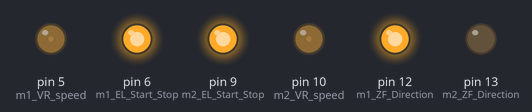
The sketch below on a simulated Arduino Uno, built with avr-gcc and run on an emulated ATmega328P. On the bench: output pins drawn as LEDs (lit = HIGH).

Above: at 0.1 s.
Timing chart, 0 to 1.6 s (numbered marks = the images above):
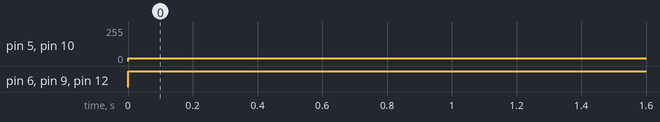

The sketch:

t1.ino
```cpp
int m1_EL_Start_Stop=6;  //EL
int m1_ZF_Direction=12;  // ZF
int m1_VR_speed=5;     //VR

int m2_EL_Start_Stop=9;  //EL
int m2_ZF_Direction=13;  // ZF
int m2_VR_speed=10;      //VR

int speed=20; //0-255


void setup() {
pinMode(m1_EL_Start_Stop, OUTPUT);//stop/start - EL
pinMode(m1_ZF_Direction, OUTPUT); //direction  - ZF
pinMode(m2_EL_Start_Stop, OUTPUT);//stop/start - EL
pinMode(m2_ZF_Direction, OUTPUT); //direction  - ZF

}

void loop() {

//  b();
//  delay(2000);
//  s();
//  delay(5000);
//b();
// delay(5000);
  // delay(1000);
  // l();
  // delay(2000);
//  s();
//  delay(1000);
  // b();
  // delay(2000);
  // s();
  // delay(1000);
  // r();
  // delay(2000);
  // s();
  f();


}

void f(){
     digitalWrite(m1_EL_Start_Stop,HIGH);
      analogWrite(m1_VR_speed,speed);
      digitalWrite(m1_ZF_Direction,HIGH);

      digitalWrite(m2_EL_Start_Stop,HIGH);
      analogWrite(m2_VR_speed,speed);
      digitalWrite(m2_ZF_Direction,LOW);

//digitalWrite(m2_EL_Start_Stop,LOW);
//delay(1000);
//digitalWrite(m2_EL_Start_Stop,HIGH);
//     analogWrite(m2_VR_speed,HIGH);
//     digitalWrite(m2_ZF_Direction,LOW);

}

void b(){
      digitalWrite(m1_EL_Start_Stop,HIGH);
      analogWrite(m1_VR_speed,speed);
      digitalWrite(m1_ZF_Direction,LOW);

      digitalWrite(m2_EL_Start_Stop,HIGH);
      analogWrite(m2_VR_speed,speed);
      digitalWrite(m2_ZF_Direction,HIGH);

}
void l(){
       digitalWrite(m1_EL_Start_Stop,HIGH);
      analogWrite(m1_VR_speed,speed);
      digitalWrite(m1_ZF_Direction,HIGH);

      digitalWrite(m2_EL_Start_Stop,HIGH);
      analogWrite(m2_VR_speed,speed);
      digitalWrite(m2_ZF_Direction,HIGH);

}

void r(){
       digitalWrite(m1_EL_Start_Stop,HIGH);
      analogWrite(m1_VR_speed,speed);
      digitalWrite(m1_ZF_Direction,LOW);

      digitalWrite(m2_EL_Start_Stop,HIGH);
      analogWrite(m2_VR_speed,speed);
      digitalWrite(m2_ZF_Direction,LOW);

}
void s(){
  digitalWrite(m1_EL_Start_Stop,LOW);
  digitalWrite(m2_EL_Start_Stop,LOW);
}
```

Measured:
- by itself, pin 5 (m1_VR_speed), pin 10 (m2_VR_speed): 0/255 → 20/255 at 0.00 s
- by itself, pin 6 (m1_EL_Start_Stop), pin 9 (m2_EL_Start_Stop), pin 12 (m1_ZF_Direction): LOW → HIGH at 0.00 s
